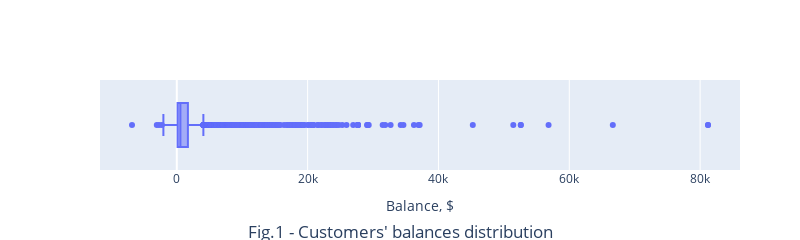

Notebook code cell kept with this figure:
### Code cell
fig = px.box(
    data_frame=df, 
    x='balance'
)

fig.update_layout(
    title=dict(text="Fig.1 - Customers' balances distribution", x=.5, y=0.01, xanchor='center'),
    xaxis_title_text = 'Balance, $',
    width=800, height=200,
    margin=dict(l=100, r=60, t=80, b=70),
)
fig.show()
fig.write_image('../figures/fig_1.png')

### Figure 1 — Plotly figure (JSON) as saved in the notebook; plotly's stock layout.template omitted (floating-point values rounded to 4 significant figures; data arrays with more than 128 entries replaced by an {"elided": "..."} marker saying what was removed)
{"data": [{"alignmentgroup": "True", "hovertemplate": "balance=%{x}<extra></extra>", "legendgroup": "", "marker": {"color": "#636efa"}, "name": "", "notched": false, "offsetgroup": "", "orientation": "h", "showlegend": false, "type": "box", "x": {"elided": "11162 int values"}, "x0": " ", "xaxis": "x", "y0": " ", "yaxis": "y"}], "layout": {"boxmode": "group", "height": 200, "legend": {"tracegroupgap": 0}, "margin": {"b": 70, "l": 100, "r": 60, "t": 80}, "title": {"text": "Fig.1 - Customers' balances distribution", "x": 0.5, "xanchor": "center", "y": 0.01}, "width": 800, "xaxis": {"anchor": "y", "domain": [0, 1], "title": {"text": "Balance, $"}}, "yaxis": {"anchor": "x", "domain": [0, 1]}}}
